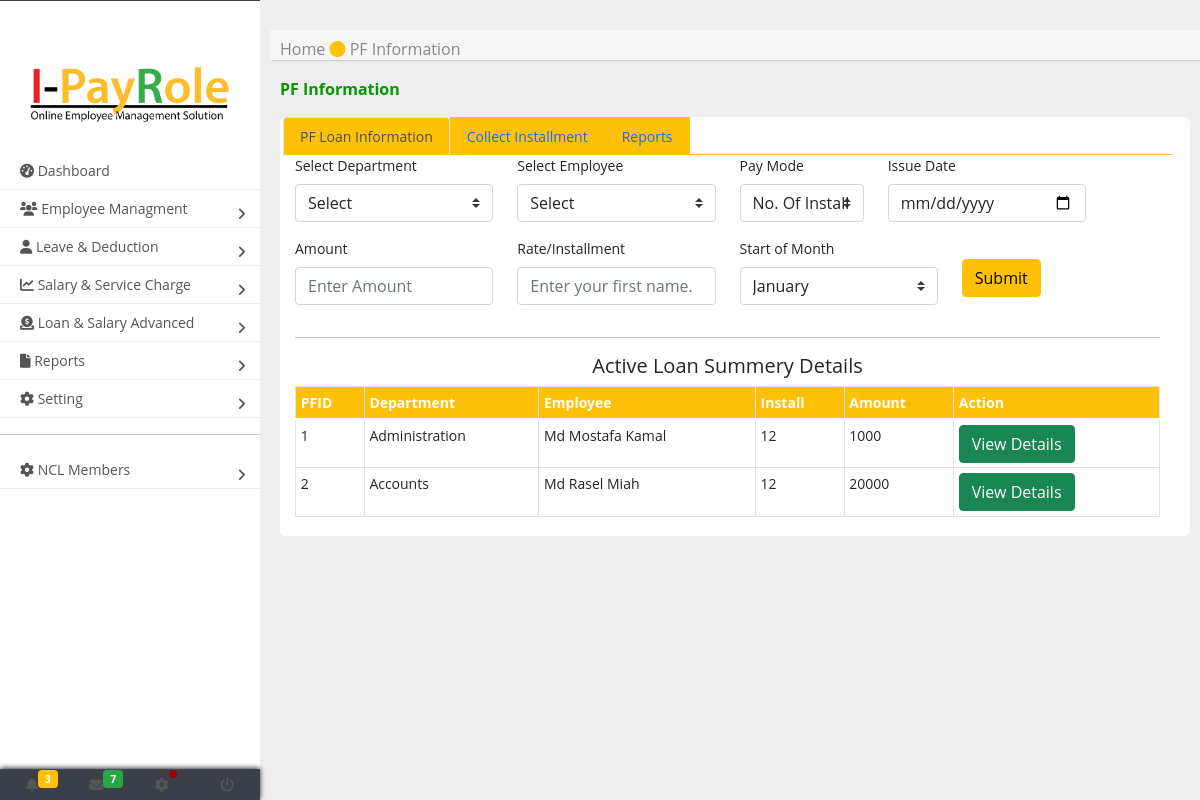
The page /pf_loan.php on the database its author committed.
### tables this page shows
CREATE TABLE `pf_loan` (
  `id` int(11) NOT NULL AUTO_INCREMENT,
  `department_id` text NOT NULL,
  `employee_id` text NOT NULL,
  `pay_mode` text NOT NULL,
  `issue_date` text NOT NULL,
  `amount` text NOT NULL,
  `installment` text NOT NULL,
  `install_start_month` text NOT NULL,
  PRIMARY KEY (`id`)
);

CREATE TABLE `department` (
  `id` int(11) NOT NULL AUTO_INCREMENT,
  `name` text NOT NULL,
  PRIMARY KEY (`id`)
);

CREATE TABLE `employee` (
  `id` int(11) NOT NULL AUTO_INCREMENT,
  `em_id` text NOT NULL,
  `card_no` text NOT NULL,
  `file_no` text NOT NULL,
  `name` text,
  `desigination` text NOT NULL,
  `department_id` int(11) NOT NULL,
  `fathers_name` text,
  `mothers_name` text,
  `nationality` text,
  `mailing_address` text,
  `permanent_address` text,
  `place_of_birth` text,
  `marital_status` text,
  `religion` text,
  `phone` text,
  `country` text,
  `joining_date` text NOT NULL,
  `date_of_birth` text,
  `gender` text,
  `employee_type` text,
  `photo` text NOT NULL,
  `role` text,
  `role_id` text,
  PRIMARY KEY (`id`)
);

### lib/database.php (called while the page is built, shortened)
<?php
class Database{
	public  $host 		= DB_HOST;
	public  $user 		= DB_USER;
	public  $pass 		= DB_PASS;
	public  $dbname 	= DB_NAME;
	public $link;
	private function connectDB(){
		$this->link = new mysqli($this->host,$this->user,$this->pass,$this->dbname);
	}
	public function select($data) {
		$results = $this->link->query($data) or die ($this->link->error.__LINE__);
		if ($results->num_rows > 0) {
			return $results;
		} else {
			return false;
		}
	}
}
?>

### pf_loan.php (the view, shortened to what this page needs)
<?php
include ('include/header.php');
?>
<main class="page-content">
	<div class="board_marker">
		<h6>Home <i class="fa fa-circle text-warning" ></i> PF Information</h6>
	</div>
	<div class="containter-fluid">
		<div class="row">
			<h6 style="color:#059605; font-weight:bold;">PF Information</h6>
			<div class="col-md-12">
				<div class="card-wrapper" style="margin-top:10px; padding-lef:15px; padding-right:30px;">
					<div class="row">
					 <ul class="nav nav-tabs text-white" role="tablist">
						<li class="nav-item">
						  <a class="nav-link active bg-warning" data-toggle="tab" href="#employee">PF Loan Information</a>
						</li>
						<li class="nav-item text-white bg-warning">
						  <a class="nav-link " data-toggle="tab" href="#info">Collect Installment</a>
						</li>
						<li class="nav-item text-white bg-warning">
						  <a class="nav-link " data-toggle="tab" href="#reports">Reports</a>
						</li>
					  </ul>
					</div>
					<div class="tab-content">
					  <div class="row tab-pane active" id="employee">
						<div class="form-group col-md-12">
						<form action="" method="post" >
						<div class="row">
							<div class="col-sm-3 form-group">
								<label for="sex">Select Department</label>
								<select id="department" name='department' onchange="getemploye(this.value)" class="form-control browser-default custom-select">
								<option value="">Select</option>
								</select>
							</div>
							<div class="col-sm-3 form-group">
								<label for="sex">Select Employee</label>
								<select id="emname" name="emname" class="form-control browser-default custom-select">
									<option >Select</option>
								</select>
							</div>
								<div class="col-sm-2 form-group">
									<label for="zip">Pay Mode</label>
									<select name="pay_mode" class="form-control custom-select browser-default">
										<option value="1">No. Of Install</option>
									</select>
								</div>
								<div class="col-sm-3 form-group">
									<label for="Date">Issue Date</label>
									<input type="Date" name="issue_date" class="form-control" id="Date" placeholder="" required>
								</div>
								<div class="col-sm-3 form-group">
									<label for="Date">Amount</label>
									<input type="text" name="amount" class="form-control" id="Date" placeholder="Enter Amount" required>
								</div>
								<div class="col-sm-3 form-group">
									<label for="Date">Rate/Installment</label>
									<input type="text" class="form-control" name="install_ment" id="name-f" placeholder="Enter your first name." required>
								</div>
								<div class="col-sm-3 form-group">
									<label for="Country">Start of Month</label>
									<select name="month" class="form-control custom-select ">
										<option value="1">January</option>
									</select>
								</div>
								<div class="col-sm-3 form-group mb-0">
								<br />
									<button type="submit" name="loanentry" class="btn btn-warning btn-md ">Submit</button>
								</div>
							</div>
						</form>
							<hr />
							<h5 class="text-center"> Active Loan Summery Details </h5>
							<table class="table table-bordered">
								<thead>
								  <tr class="bg-warning text-white">
									<th>PFID</th>
									<th>Department </th>
									<th>Employee</th>
									<th>Install</th>
									<th>Amount</th>
									<th>Action</th>
								  </tr>
								</thead>
								<tbody>
								<?php
									$query2="select * from pf_loan";
									$results2=$db->select($query2);
									if ($results2==true){
											while($res2=$results2->fetch_assoc()){
									?>
								  <tr>
									<td><?php echo $res2['id']; ?> </td>
									<td><?php
									$dpid= $res2['department_id'];
									$query2="select * from department where id='".$dpid."'";
										$dp=$db->select($query2);
										if ($dp==true){
												while($dpname=$dp->fetch_assoc()){
												echo $dpname['name'];
											}
										}else{
												echo "Select Department";
											}
									?>
									</td>
									<td>
									<?php
										$emid= $res2['employee_id'];
										$query2="select * from employee where id='".$emid."'";
										$dp=$db->select($query2);
										if ($dp==true){
												while($dpname=$dp->fetch_assoc()){
												echo $dpname['name'];
											}
										}else{
												echo "Somthing Wrong";
											}
									?>
									</td>
									<td><?php echo $res2['installment']; ?></td>
									<td><?php echo $res2['amount']; ?></td>
									<td> <a href="pf_loan_single_view.php?id=<?php echo $res2['id'];?>" class="btn btn-success">View Details</a></td>
								  </tr>
									<?php }} ?>
								</tbody>
							  </table>
							 </div>
						</div>
					</div>
				</div>
			</div>
		</div>
	</div>
</main>
</div>

### include/header.php (shortened to what this page needs)
<?php
include("lib/database.php");
$db = new Database();
?>
<!DOCTYPE html>
<html lang="en" >
<head>
<link rel='stylesheet' href='css/bootstrap.4.1.css'>
<link rel='stylesheet' href='css/bootstrap.css'>
<link rel="stylesheet" href="css/bootstrap.min.css">
<link rel="stylesheet" href="css/select2.min.css">
<link rel="stylesheet" href="css/datatables.min.css">
<link rel="stylesheet" href="css/jquery.dataTables.min.css">
<link rel='stylesheet' href='css/all.css'>
<link rel="stylesheet" href="css/stylesidebar.css">
<link rel='stylesheet' href='https://cdnjs.cloudflare.com/ajax/libs/twitter-bootstrap/5.0.1/css/bootstrap.min.css'>
<link rel='stylesheet' href='https://cdn.datatables.net/1.11.4/css/dataTables.bootstrap5.min.css'>
<link rel='stylesheet' href='https://cdn.datatables.net/responsive/2.2.9/css/responsive.bootstrap5.min.css'>
<link rel="stylesheet" href="css/style.css">
</head>
<body>
<div class="top_backround">
	<img src="image/Logo.png" class="img-fluid"alt="" />
</div>
<div class="page-wrapper chiller-theme toggled">
  <nav id="sidebar" class="sidebar-wrapper">
    <div class="sidebar-content">
      <div class="sidebar-menu">
        <ul>
         <li class="header-menu">
            <img src="image/logo.png" class="img-fluid" alt="" style="padding:30px;"/>
          </li>
          <li class="active">
			   <a href="index.php">
				  <i class="fa fa-tachometer-alt"></i>
				  <span>Dashboard</span>
				</a>
          </li>
          <li class="sidebar-dropdown">
            <a href="#">
              <i class="fa fa-users"></i>
              <span>Employee Managment</span>
            </a>
          </li>
          <li class="sidebar-dropdown">
            <a href="#">
              <i class="fa fa-user"></i>
              <span>Leave & Deduction</span>
            </a>
          </li>
		  <li class="sidebar-dropdown">
            <a href="#">
              <i class="fa fa-chart-line"></i>
              <span>Salary & Service Charge</span>
            </a>
          </li>
			<li class="sidebar-dropdown">
				<a href="#">
				  <i class="fas fa-donate"></i>
				  <span>Loan & Salary Advanced</span>
				</a>
			</li>
		 <li class="sidebar-dropdown">
            <a href="#">
              <i class="fa fa-file"></i>
              <span>Reports</span>
            </a>
          </li>
			<li class="sidebar-dropdown">
				<a href="#">
				  <i class="fa fa-cog"></i>
				  <span>Setting</span>
				</a>
			</li>
			<hr />
			<li class="sidebar-dropdown">
				<a href="#">
				  <i class="fa fa-cog"></i>
				  <span>NCL Members</span>
				</a>
			</li>
        </ul>
      </div>
    </div>
    <div class="sidebar-footer">
      <a href="#">
        <i class="fa fa-bell"></i>
        <span class="badge badge-pill badge-warning notification">3</span>
      </a>
      <a href="#">
        <i class="fa fa-envelope"></i>
        <span class="badge badge-pill badge-success notification">7</span>
      </a>
      <a href="#">
        <i class="fa fa-cog"></i>
        <span class="badge-sonar"></span>
      </a>
      <a href="#">
        <i class="fa fa-power-off"></i>
      </a>
    </div>
  </nav>

### css/stylesidebar.css (style rules this page uses)
body { font-size: 0.9rem; }
.page-wrapper .sidebar-wrapper, .sidebar-wrapper .sidebar-brand > a, .sidebar-wrapper .sidebar-dropdown > a:after, .sidebar-wrapper .sidebar-menu .sidebar-dropdown .sidebar-submenu li a:before, .sidebar-wrapper ul li a i, .page-wrapper .page-content, .sidebar-wrapper .sidebar-search input.search-menu, .sidebar-wrapper .sidebar-search .input-group-text, .sidebar-wrapper .sidebar-menu ul li a, #show-sidebar, #close-sidebar { -webkit-transition: all 0.3s ease; -moz-transition: all 0.3s ease; -ms-transition: all 0.3s ease; -o-transition: all 0.3s ease; transition: all 0.3s ease; }
.page-wrapper { height: 100vh; }
.page-wrapper.toggled .sidebar-wrapper { left: 0px; }
@media screen and (min-width: 768px) { .page-wrapper.toggled .page-content { padding-left: 270px; } }
.sidebar-wrapper { width: 260px; height: 100%; max-height: 100%; position: fixed; top: 0; left: -300px; z-index: 999; }
.sidebar-wrapper ul { list-style-type: none; padding: 0; margin: 0; }
.sidebar-wrapper a { text-decoration: none; }
.sidebar-content { max-height: calc(100% - 30px); height: calc(100% - 30px); overflow-y: auto; position: relative; background: #fff; }
.sidebar-wrapper .sidebar-menu { padding-bottom: 10px; padding-top:30px; }
.sidebar-wrapper .sidebar-menu ul li a { display: inline-block; width: 100%; text-decoration: none; position: relative; padding: 8px 30px 8px 20px; }
.sidebar-wrapper .sidebar-menu ul li a { display: inline-block; width: 100%; text-decoration: none; position: relative; padding: 8px 30px 8px 20px; border-bottom: 1px solid #eee; }
.sidebar-wrapper .sidebar-menu .sidebar-dropdown > a:after { font-family: "Font Awesome 5 Free"; font-weight: 900; content: "\f105"; font-style: normal; display: inline-block; font-style: normal; font-variant: normal; text-rendering: auto; -webkit-font-smoothing: antialiased; -moz-osx-font-smoothing: grayscale; text-align: center; background: 0 0; position: absolute; right: 15px; top: 14px; }
.sidebar-footer { position: absolute; width: 100%; bottom: 0; display: flex; }
.sidebar-footer > a { flex-grow: 1; text-align: center; height: 30px; line-height: 30px; position: relative; }
.sidebar-footer > a .notification { position: absolute; top: 0; }
.badge-sonar { display: inline-block; background: #980303; border-radius: 50%; height: 8px; width: 8px; position: absolute; top: 0; }
.badge-sonar:after { content: ""; position: absolute; top: 0; left: 0; border: 2px solid #980303; opacity: 0; border-radius: 50%; width: 100%; height: 100%; animation: sonar 1.5s infinite; }
.page-wrapper .page-content { display: inline-block; width: 100%; padding-left: 0px; padding-top: 20px;; background:# }
.page-wrapper .page-content > div { padding: 20px 10px; }
.page-wrapper .page-content { overflow-x: hidden; }
.chiller-theme .sidebar-wrapper { background: #; }
.chiller-theme .sidebar-wrapper .sidebar-header, .chiller-theme .sidebar-wrapper .sidebar-search, .chiller-theme .sidebar-wrapper .sidebar-menu { border-top: 1px solid #3a3f48; }
.chiller-theme .sidebar-wrapper .sidebar-header .user-info .user-role, .chiller-theme .sidebar-wrapper .sidebar-header .user-info .user-status, .chiller-theme .sidebar-wrapper .sidebar-search input.search-menu, .chiller-theme .sidebar-wrapper .sidebar-search .input-group-text, .chiller-theme .sidebar-wrapper .sidebar-brand>a, .chiller-theme .sidebar-wrapper .sidebar-menu ul li a, .chiller-theme .sidebar-footer>a { color: #555; }
.chiller-theme .sidebar-footer { background: #3a3f48; box-shadow: 0px -1px 5px #282c33; border-top: 1px solid #464a52; }
.chiller-theme .sidebar-footer>a:first-child { border-left: none; }
.chiller-theme .sidebar-footer>a:last-child { border-right: none; }

### css/style.css (style rules this page uses)
body { background:#eee; font-size: 14px; font-family: "Open Sans",sans-serif; }
.top_backround { overflow: hidden; background:#eee; height:30px; position: fixed; z-index:999; top: 0; width: 100%; }
.board_marker { background:#f6f6f6; color:#888888; height:15px; box-shadow:2px 0px 2px 0px ; }
.table th, .table td { padding: 0.3rem; vertical-align: top; border-top: 1px solid #dee2e6; }
.card-wrapper { background: #fff; padding: 20px; border-radius: 5px; padding-bottom: 3px; padding-left: 15px; padding-top: 0; }
.nav-tabs { border-bottom: 1px solid #ffc107; }

### rows shown on the page
pf_loan: id "1", installment "12", amount "1000"
department: name "Administration"
employee: name "Md Mostafa Kamal"
pf_loan: id "2", installment "12", amount "20000"
department: name "Accounts"
employee: name "Md Rasel Miah"
